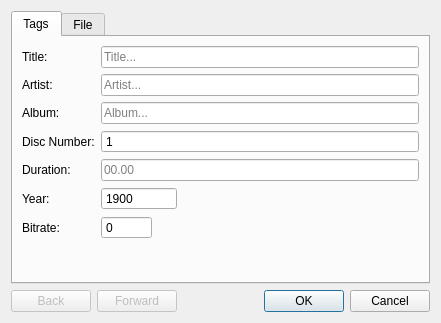
<?xml version="1.0" encoding="UTF-8"?>
<ui version="4.0">
 <class>MetadataEditor</class>
 <widget class="QWidget" name="MetadataEditor">
  <property name="geometry">
   <rect>
    <x>0</x>
    <y>0</y>
    <width>441</width>
    <height>323</height>
   </rect>
  </property>
  <property name="windowTitle">
   <string>Form</string>
  </property>
  <layout class="QVBoxLayout" name="verticalLayout">
   <item>
    <widget class="QTabWidget" name="tabWidget">
     <property name="sizePolicy">
      <sizepolicy hsizetype="Preferred" vsizetype="Expanding">
       <horstretch>0</horstretch>
       <verstretch>0</verstretch>
      </sizepolicy>
     </property>
     <property name="currentIndex">
      <number>0</number>
     </property>
     <widget class="QWidget" name="tabWidgetPage1">
      <attribute name="title">
       <string>Tags</string>
      </attribute>
      <layout class="QFormLayout" name="formLayout">
       <property name="fieldGrowthPolicy">
        <enum>QFormLayout::ExpandingFieldsGrow</enum>
       </property>
       <item row="0" column="0">
        <widget class="QLabel" name="label">
         <property name="text">
          <string>Title:</string>
         </property>
        </widget>
       </item>
       <item row="0" column="1">
        <widget class="QLineEdit" name="titleLineEdit">
         <property name="alignment">
          <set>Qt::AlignLeading|Qt::AlignLeft|Qt::AlignVCenter</set>
         </property>
         <property name="placeholderText">
          <string>Title...</string>
         </property>
        </widget>
       </item>
       <item row="5" column="0">
        <widget class="QLabel" name="label_2">
         <property name="text">
          <string>Artist:</string>
         </property>
        </widget>
       </item>
       <item row="5" column="1">
        <widget class="QLineEdit" name="artistLineEdit">
         <property name="alignment">
          <set>Qt::AlignLeading|Qt::AlignLeft|Qt::AlignVCenter</set>
         </property>
         <property name="placeholderText">
          <string>Artist...</string>
         </property>
        </widget>
       </item>
       <item row="9" column="0">
        <widget class="QLabel" name="label_3">
         <property name="text">
          <string>Album:</string>
         </property>
        </widget>
       </item>
       <item row="9" column="1">
        <widget class="QLineEdit" name="albumLineEdit">
         <property name="alignment">
          <set>Qt::AlignLeading|Qt::AlignLeft|Qt::AlignVCenter</set>
         </property>
         <property name="placeholderText">
          <string>Album...</string>
         </property>
        </widget>
       </item>
       <item row="12" column="0">
        <widget class="QLabel" name="label_5">
         <property name="text">
          <string>Disc Number:</string>
         </property>
        </widget>
       </item>
       <item row="12" column="1">
        <widget class="QSpinBox" name="discNumberSpinBox">
         <property name="sizePolicy">
          <sizepolicy hsizetype="Expanding" vsizetype="Fixed">
           <horstretch>0</horstretch>
           <verstretch>0</verstretch>
          </sizepolicy>
         </property>
         <property name="layoutDirection">
          <enum>Qt::LeftToRight</enum>
         </property>
         <property name="alignment">
          <set>Qt::AlignLeading|Qt::AlignLeft|Qt::AlignVCenter</set>
         </property>
         <property name="buttonSymbols">
          <enum>QAbstractSpinBox::NoButtons</enum>
         </property>
         <property name="minimum">
          <number>1</number>
         </property>
        </widget>
       </item>
       <item row="15" column="0">
        <widget class="QLabel" name="label_6">
         <property name="text">
          <string>Duration:</string>
         </property>
        </widget>
       </item>
       <item row="15" column="1">
        <widget class="QLineEdit" name="durationLineEdit">
         <property name="readOnly">
          <bool>true</bool>
         </property>
         <property name="placeholderText">
          <string>00.00</string>
         </property>
        </widget>
       </item>
       <item row="17" column="0">
        <widget class="QLabel" name="label_9">
         <property name="text">
          <string>Year:</string>
         </property>
        </widget>
       </item>
       <item row="17" column="1">
        <widget class="QSpinBox" name="yearSpinBox">
         <property name="minimumSize">
          <size>
           <width>76</width>
           <height>0</height>
          </size>
         </property>
         <property name="buttonSymbols">
          <enum>QAbstractSpinBox::NoButtons</enum>
         </property>
         <property name="minimum">
          <number>1900</number>
         </property>
         <property name="maximum">
          <number>2999</number>
         </property>
        </widget>
       </item>
       <item row="19" column="0">
        <widget class="QLabel" name="label_4">
         <property name="text">
          <string>Bitrate:</string>
         </property>
        </widget>
       </item>
       <item row="19" column="1">
        <widget class="QSpinBox" name="bitrateSpinBox">
         <property name="readOnly">
          <bool>true</bool>
         </property>
         <property name="buttonSymbols">
          <enum>QAbstractSpinBox::NoButtons</enum>
         </property>
         <property name="maximum">
          <number>999999</number>
         </property>
        </widget>
       </item>
      </layout>
     </widget>
     <widget class="QWidget" name="tab">
      <attribute name="title">
       <string>File</string>
      </attribute>
      <layout class="QFormLayout" name="formLayout_2">
       <item row="0" column="0">
        <widget class="QLabel" name="label_7">
         <property name="text">
          <string>File Name:</string>
         </property>
        </widget>
       </item>
       <item row="0" column="1">
        <widget class="QLineEdit" name="fileNameLineEdit">
         <property name="readOnly">
          <bool>true</bool>
         </property>
         <property name="placeholderText">
          <string>File Name...</string>
         </property>
        </widget>
       </item>
       <item row="1" column="1">
        <widget class="QLineEdit" name="fileSizeLineEdit">
         <property name="text">
          <string>File Size...</string>
         </property>
         <property name="readOnly">
          <bool>true</bool>
         </property>
         <property name="placeholderText">
          <string>File size...</string>
         </property>
        </widget>
       </item>
       <item row="1" column="0">
        <widget class="QLabel" name="label_8">
         <property name="text">
          <string>File Size:</string>
         </property>
        </widget>
       </item>
      </layout>
     </widget>
    </widget>
   </item>
   <item>
    <layout class="QHBoxLayout" name="horizontalLayout">
     <item>
      <widget class="QPushButton" name="previousPushButton">
       <property name="enabled">
        <bool>false</bool>
       </property>
       <property name="text">
        <string>Back</string>
       </property>
      </widget>
     </item>
     <item>
      <widget class="QPushButton" name="forwardPushButton">
       <property name="enabled">
        <bool>false</bool>
       </property>
       <property name="text">
        <string>Forward</string>
       </property>
      </widget>
     </item>
     <item>
      <spacer name="horizontalSpacer">
       <property name="orientation">
        <enum>Qt::Horizontal</enum>
       </property>
       <property name="sizeHint" stdset="0">
        <size>
         <width>40</width>
         <height>20</height>
        </size>
       </property>
      </spacer>
     </item>
     <item>
      <widget class="QDialogButtonBox" name="buttonBox">
       <property name="standardButtons">
        <set>QDialogButtonBox::Cancel|QDialogButtonBox::Ok</set>
       </property>
      </widget>
     </item>
    </layout>
   </item>
  </layout>
 </widget>
 <resources/>
 <connections/>
</ui>
